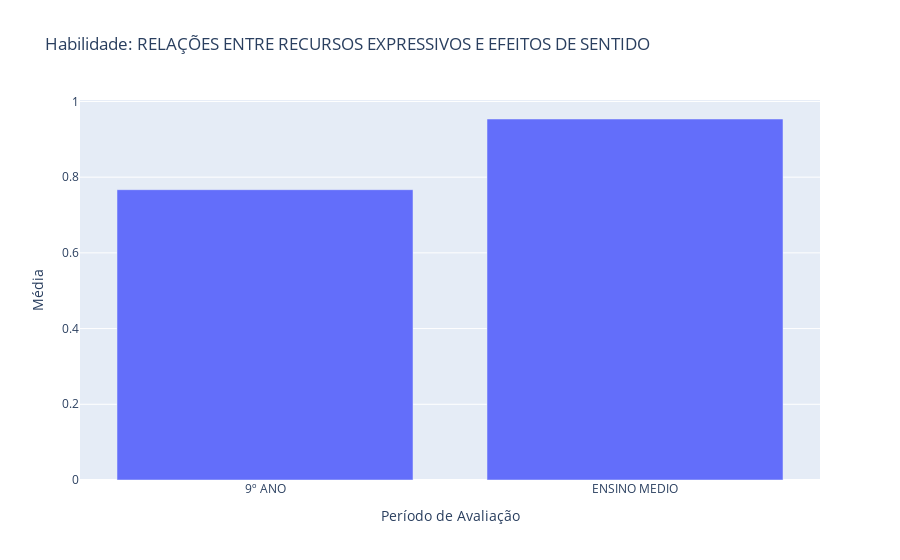

The notebook cell saved with this chart:
### Code cell
## recursos_expressivos


df_fund = df_2014_lp.groupby(['dc_etapa_aplicacao_turma'])[recursos_expressivos].mean().reset_index()
#col_list = df_fund.columns.tolist()[1:]

df_fund['mean'] = df_fund.mean(axis=1)
df_fund['dc_etapa_aplicacao_turma'] = df_fund['dc_etapa_aplicacao_turma'].replace(['ENSINO M?DIO - 3? S?RIE'], 'ENSINO MEDIO')


# Habilidade de Leitura

x2014_recursos_expressivos = df_fund['dc_etapa_aplicacao_turma']
y2014_recursos_expressivos = df_fund['mean']


fig = go.Figure(data=[
    go.Bar(name='9º ANO', x=x2014_recursos_expressivos, y=y2014_recursos_expressivos),
    #go.Bar(name='ENSINO M?DIO - 3? S?RIE', x=df_2014_lp, y=[12, 18, 29]) name='9º ANO',
])
# Change the bar mode
fig.update_layout(barmode='group')

fig.update_layout(
    title="Habilidade: RELAÇÕES ENTRE RECURSOS EXPRESSIVOS E EFEITOS DE SENTIDO",
    xaxis_title="Período de Avaliação",
    yaxis_title="Média",
    #legend_title="Legend Title",
    
    )

fig.show()
#pyo.plot(fig, filename='descritor_recursos_expressivos.html', auto_open=True)

### Figure 1 — Plotly figure (JSON) as saved in the notebook; plotly's stock layout.template omitted (floating-point values rounded to 4 significant figures)
{"data": [{"name": "9º ANO", "type": "bar", "x": ["9º ANO", "ENSINO MEDIO"], "y": [0.7669, 0.9536]}], "layout": {"autosize": true, "barmode": "group", "title": {"text": "Habilidade: RELAÇÕES ENTRE RECURSOS EXPRESSIVOS E EFEITOS DE SENTIDO"}, "xaxis": {"autorange": true, "range": [-0.5, 1.5], "title": {"text": "Período de Avaliação"}, "type": "category"}, "yaxis": {"autorange": true, "range": [0, 1.004], "title": {"text": "Média"}, "type": "linear"}}}
